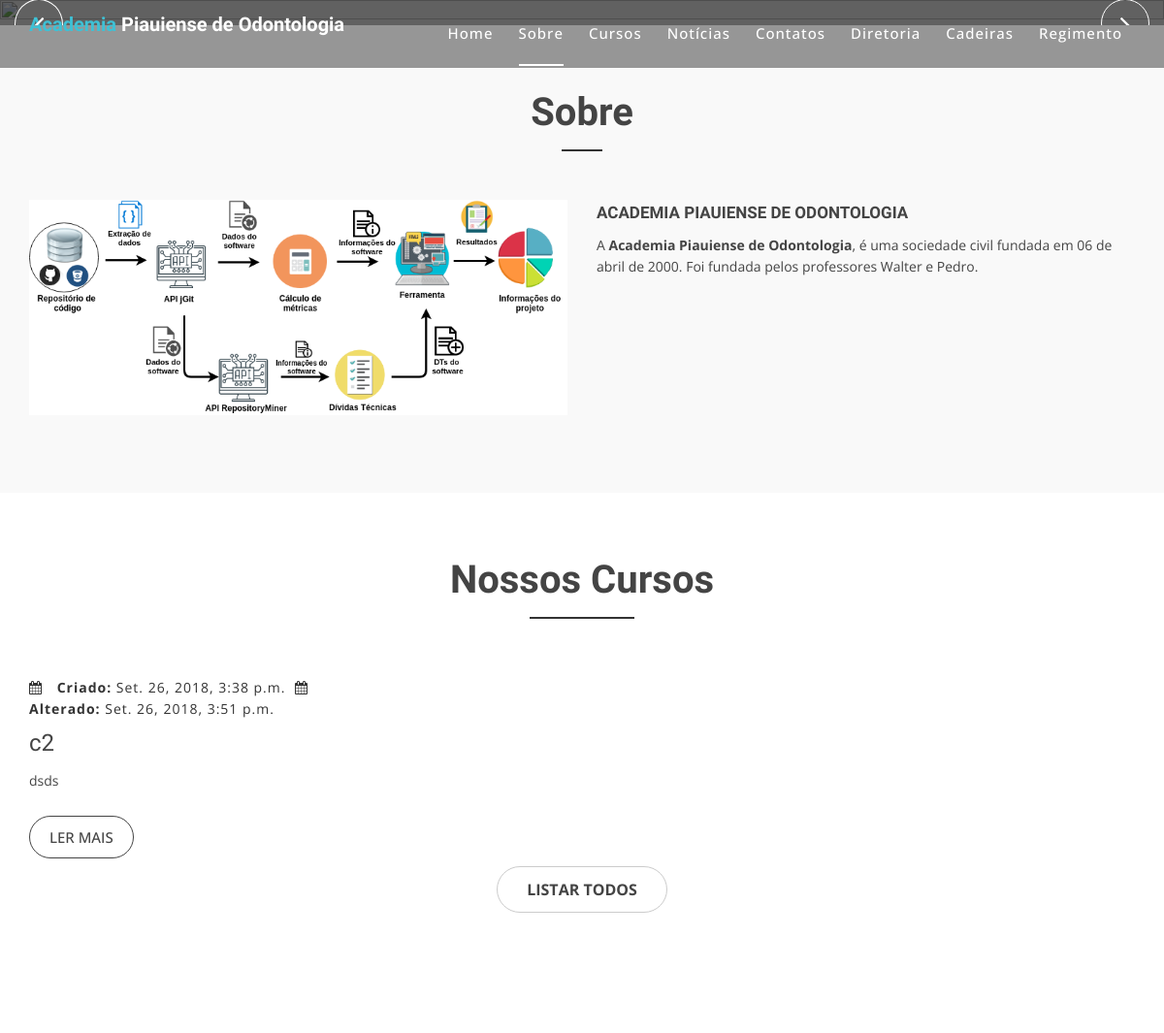
The app's page / (upper part), older data.
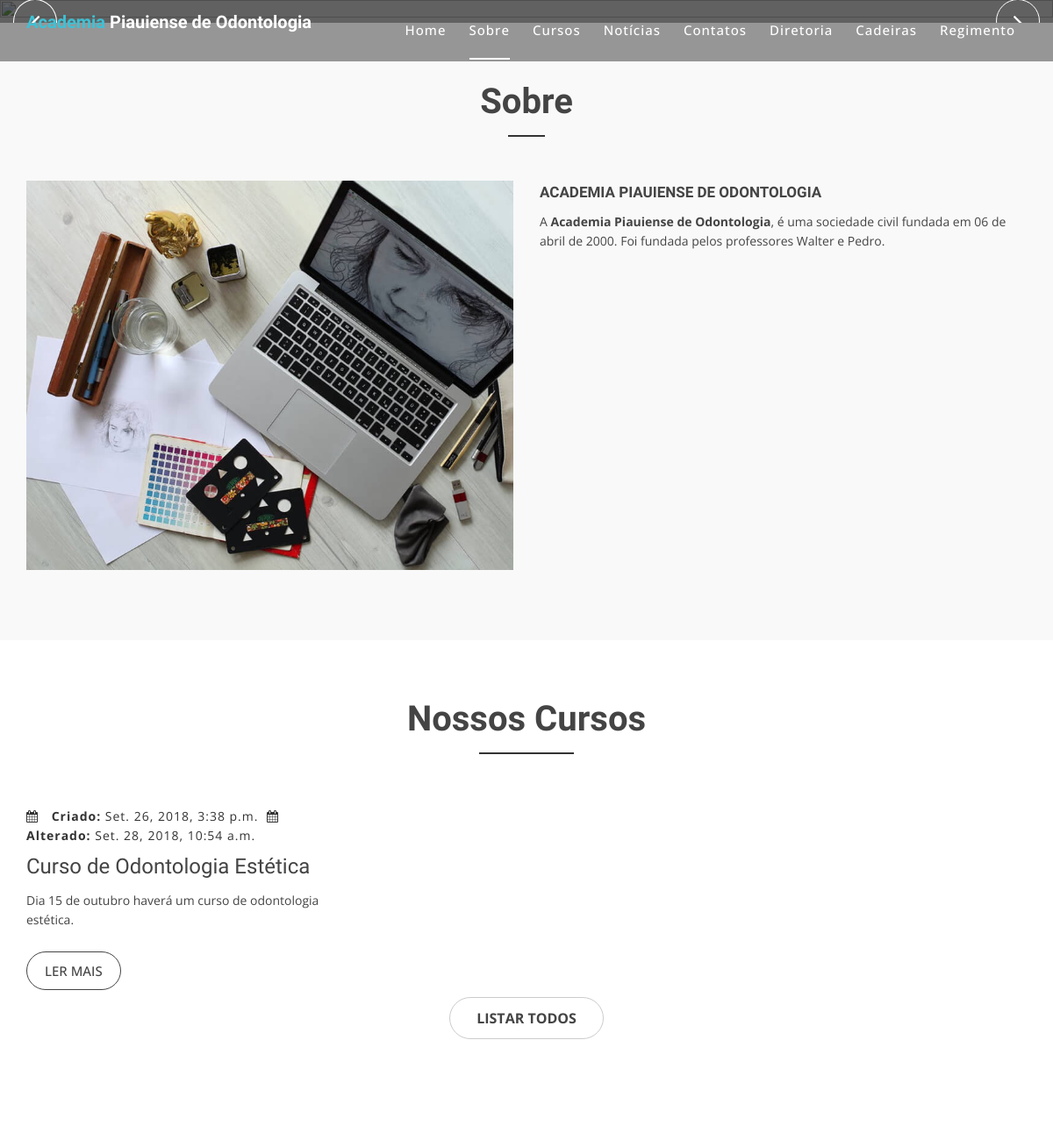
The same page, newer data.
### core/models.py (models this page shows)
class Sobre(models.Model):
	titulo = models.CharField(max_length=1000)
	conteudo = models.CharField(max_length=1000)
	imagem = models.ImageField(upload_to='imagens/', blank=True, null=True)

class Curso(models.Model):
	nome = models.CharField(max_length=1000)
	descricao = models.CharField(max_length=1000)
	conteudo = models.CharField(max_length=1000)
	criado = models.DateTimeField(auto_now_add=True)
	modificado = models.DateTimeField(auto_now=True)

### front/views.py (the view)
# urls.py: path('', views.index, name='index'),
def index(request):
	noticias = Noticia.objects.all()
	cursos = Curso.objects.all()
	if len(noticias) >= 3:
		ultimas_noticias = noticias[len(noticias) - 3 : len(noticias)]
	elif len(noticias) >= 2:
		ultimas_noticias = noticias[len(noticias) - 2 : len(noticias)]
	else:
		ultimas_noticias = noticias
	if len(cursos) >= 3:
		ultimos_cursos = cursos[len(cursos) - 3 : len(cursos)]
	elif len(cursos) >= 2:
		ultimos_cursos = cursos[len(cursos) - 2 : len(cursos)]
	else:
		ultimos_cursos = cursos
	ultimas_noticias.reverse()
	ultimos_cursos.reverse()
	sobre = Sobre.objects.get(id=1)
	home = Home.objects.get(id=1)
	return render(request, 'index.html', {'sobre': sobre, 'ultimas_noticias': ultimas_noticias, 'ultimos_cursos': ultimos_cursos, 'home': home})

### front/templates/index.html (shortened to what the changed rows need)
{% load staticfiles %}
<!doctype html>
<html lang="pt-br">
<head>
  <link href="{% static "lib/bootstrap/css/bootstrap.min.css" %}" rel="stylesheet">
  <link href="{% static "lib/nivo-slider/css/nivo-slider.css" %}" rel="stylesheet">
  <link href="{% static "lib/owlcarousel/owl.carousel.css" %}" rel="stylesheet">
  <link href="{% static "lib/owlcarousel/owl.transitions.css" %}" rel="stylesheet">
  <link href="{% static "lib/font-awesome/css/font-awesome.min.css" %}" rel="stylesheet">
  <link href="{% static "lib/animate/animate.min.css" %}" rel="stylesheet">
  <link href="{% static "lib/venobox/venobox.css" %}" rel="stylesheet">
  <link href="{% static "css/nivo-slider-theme.css" %}" rel="stylesheet">
  <link href="{% static "css/style.css" %}" rel="stylesheet">
  <link href="{% static "css/responsive.css" %}" rel="stylesheet">
</head>
<body data-spy="scroll" data-target="#navbar-example">
  <header>
    <div id="sticker" class="header-area">
      <div class="container">
        <div class="row">
          <div class="col-md-12 col-sm-12">
            <nav class="navbar navbar-default">
              <div class="navbar-header">
                <a class="navbar-brand page-scroll sticky-logo" href="{% url 'index' %}">
                  <h1><span>Academia</span> Piauiense de Odontologia</h1>
								</a>
              </div>
            </nav>
          </div>
        </div>
      </div>
    </div>
  </header>
  <div id="sobre" class="about-area area-padding">
    <div class="container">
      <div class="row">
        <div class="col-md-12 col-sm-12 col-xs-12">
          <div class="section-headline text-center">
            <h2>Sobre</h2>
          </div>
        </div>
      </div>
      <div class="row">
        <div class="col-md-6 col-sm-6 col-xs-12">
          <div class="well-left">
            <div class="single-well">
              <a href="#">
								  <img src="{{sobre.imagem}}" alt="">
								</a>
            </div>
          </div>
        </div>
      </div>
    </div>
  </div>
  <div id="cursos" class="blog-area">
    <div class="blog-inner area-padding">
      <div class="container ">
        <div class="row">
          <div class="col-md-12 col-sm-12 col-xs-12">
            <div class="section-headline text-center">
              <h2>Nossos Cursos</h2>
            </div>
          </div>
        </div>
        <div class="row">
          {% for curso in ultimos_cursos %}
          <div class="col-md-4 col-sm-4 col-xs-12">
            <div class="single-blog">
              <div class="blog-meta">
                <span class="date-type">
                  <i class="fa fa-calendar"></i> <b>Criado:</b> {{curso.criado}}
                </span>
                <span class="date-type">
                  <i class="fa fa-calendar"></i> <b>Alterado:</b> {{curso.modificado}}
                </span>
              </div>
              <div class="blog-text">
                <h4>
                  <a href="blog.html">{{curso.nome}}</a>
                </h4>
                <p>
                  {{curso.conteudo}}
                </p>
              </div>
              <span>
                <a href="{% url 'front_detalha_curso' curso.id %}" class="ready-btn">Ler Mais</a>
              </span>
            </div>
          </div>
          {% endfor %}
        </div>
      </div>
    </div>
  </div>
</body>
</html>

Row changes from the older to the newer data that the page shows:
changed Sobre: imagem: a different picture
changed Curso: modificado "Set. 26, 2018, 3:51 p.m." → "Set. 28, 2018, 10:54 a.m."; nome "c2" → "Curso de Odontologia Estética"; conteudo "dsds" → "Dia 15 de outubro haverá um curso de odontologia estética."
